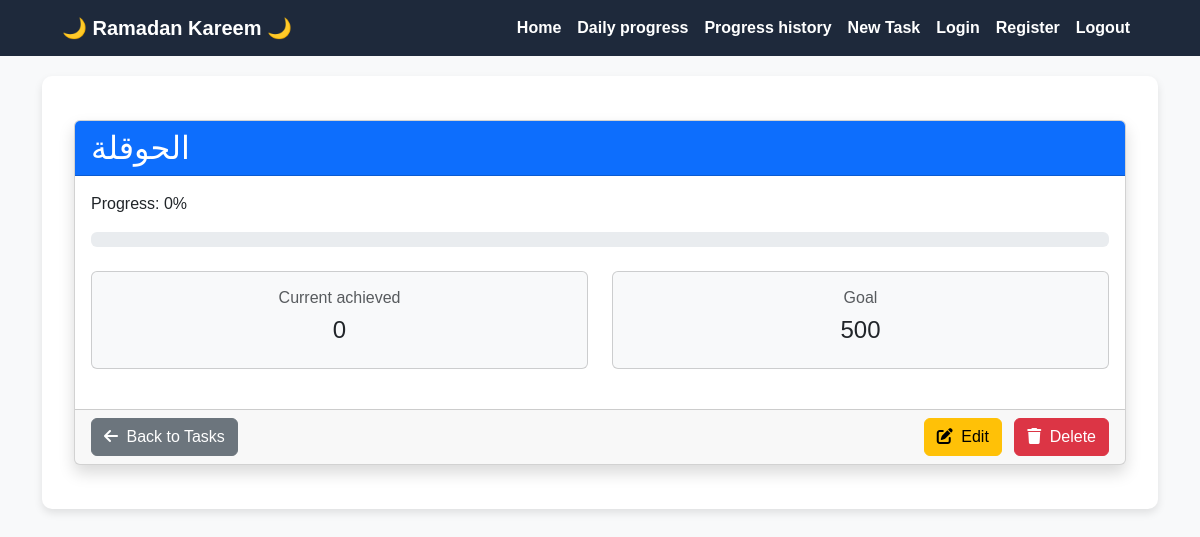
The page /task/27/ (signed in) on the database as committed earlier.
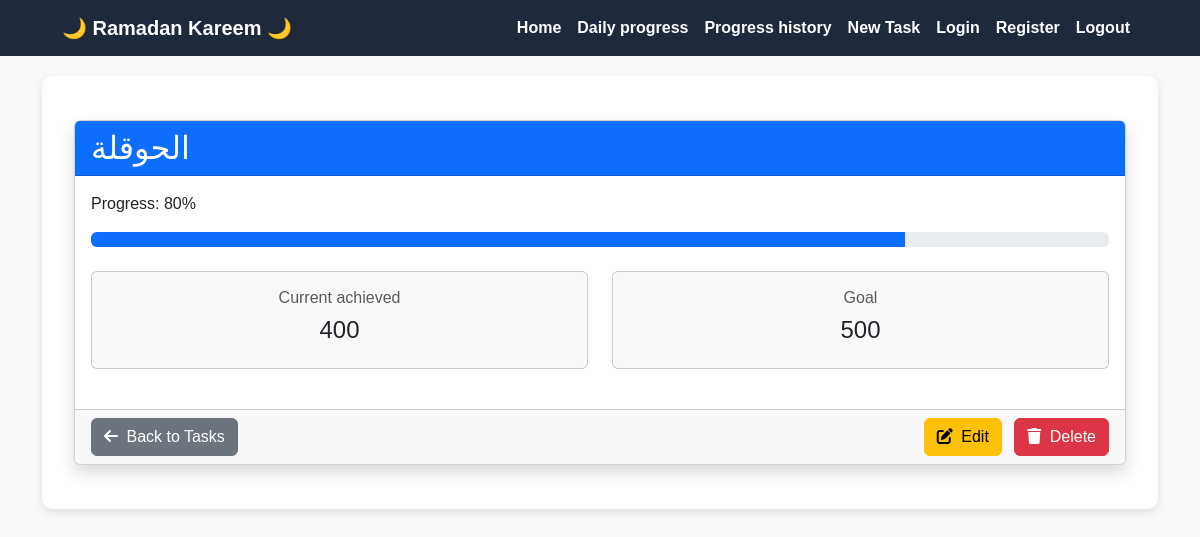
The same page on the database as committed later.
### tasks/models.py (models this page shows, shortened)
class Task(models.Model):
    user = models.ForeignKey(
        'auth.User',
        on_delete=models.CASCADE,
    )
    title = models.CharField(
        max_length=100,
    )
    goal = models.IntegerField(
        default=1,
        validators=[MinValueValidator(1)]
    )
    created_at = models.DateTimeField(
        auto_now_add=True,
    )
    description = models.TextField(
        blank=True,
        null=True,
    )
    current_achieved = models.IntegerField(
        default=0,
        validators=[MinValueValidator(0)]
    )
    progress = models.IntegerField(
        default = 0,
    )
    class Meta:
        ordering = ['-created_at']

### tasks/views.py (the view)
# urls.py: path('task/<int:task_id>/', task_details, name='task_details'),
@login_required
def task_details(req, task_id):
    task = get_object_or_404(Task, id=task_id, user=req.user)
    context = {
        'task': task,
    }
    return render(req, 'task_details.html', context)

### templates/task_details.html (shortened to what this page needs)
{% extends 'base.html' %}
{% load static %}
{% block content %}
<div class="container py-4">
    <div class="card shadow">
        <div class="card-header bg-primary text-white">
            <h2 class="mb-0">{{ task.title }}</h2>
        </div>
        <div class="card-body">
            <div class="row mb-4">
                <div class="col-md-12">
                    <p class="task-progress-text">Progress: {{task.progress}}%</p>
                    <div class="progress" style="height: 15px;">
                        <div class="progress-bar"
                            role="progressbar"
                            style="width: {% widthratio task.current_achieved task.goal 100 %}%;"
                            aria-valuenow="{% widthratio task.current_achieved task.goal 100 %}"
                            aria-valuemin="0"
                            aria-valuemax="100">
                        </div>
                    </div>
                </div>
            </div>
            <div class="row mb-4">
                <div class="col-md-6">
                    <div class="card bg-light">
                        <div class="card-body text-center">
                            <h6 class="text-muted">Current achieved</h6>
                            <h4>{{ task.current_achieved }}</h4>
                        </div>
                    </div>
                </div>
                <div class="col-md-6">
                    <div class="card bg-light">
                        <div class="card-body text-center">
                            <h6 class="text-muted">Goal</h6>
                            <h4>{{ task.goal }}</h4>
                        </div>
                    </div>
                </div>
            </div>
        </div>
        <div class="card-footer">
            <div class="d-flex justify-content-between">
                <a href="{% url 'tasks' %}" class="btn btn-secondary">
                    <i class="fas fa-arrow-left me-1"></i> Back to Tasks
                </a>
                <div>
                    <a href="{% url 'update_task' task.id %}" class="btn btn-warning me-2">
                        <i class="fas fa-edit me-1"></i> Edit
                    </a>
                    <a href="{% url 'delete_task' task.id %}" class="btn btn-danger">
                        <i class="fas fa-trash me-1"></i> Delete
                    </a>
                </div>
            </div>
        </div>
    </div>
</div>
<link rel="stylesheet" href="https://cdnjs.cloudflare.com/ajax/libs/font-awesome/6.4.0/css/all.min.css">
{% endblock %}

Rows that differ between the two databases and show on the page:
changed Task "الحوقلة": progress "0" → "80"; current_achieved "0" → "400"
